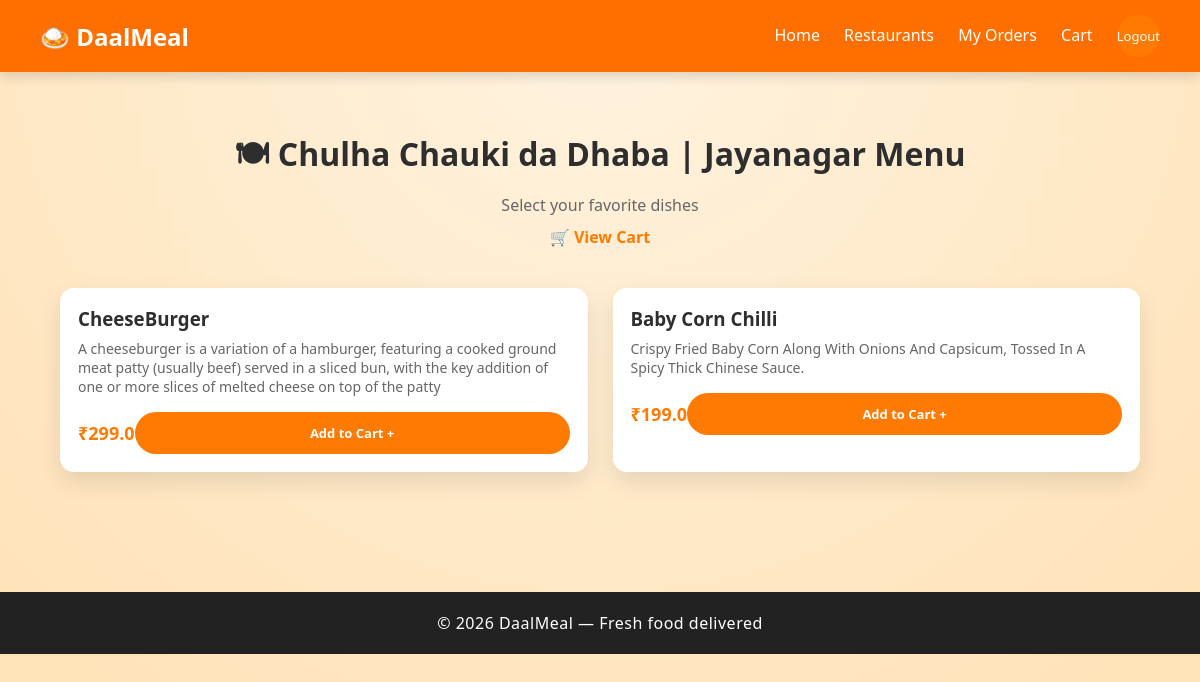
/customer/menu/8/, run on the app's committed database.
### delivery/models.py (models this page shows, shortened)
class Restaurant(models.Model):
    name = models.CharField(max_length=255)
    address = models.CharField(max_length=255)
    phone_number = models.CharField(max_length=15)
    cuisine_type = models.CharField(max_length=100)
    picture_url = models.URLField(blank=True, null=True, default='https://www.cntraveller.in/story/6-new-restaurants-to-try-in-bengaluru/')
    rating = models.FloatField(default=0.0)

class MenuItem(models.Model):
    restaurant = models.ForeignKey(
        Restaurant,
        on_delete=models.CASCADE,
        related_name="menu_items"
    )
    name = models.CharField(max_length=100)
    price = models.FloatField()
    description = models.CharField(max_length=255, blank=True)

### delivery/views.py (the view)
# urls.py: path('customer/menu/<int:restaurant_id>/', views.customer_menu, name='customer_menu'),
def customer_menu(request, restaurant_id):
    restaurant = Restaurant.objects.get(id=restaurant_id)
    menu_items = restaurant.menu_items.all()
    return render(request, "customer_menu.html", {
        "restaurant": restaurant,
        "menu_items": menu_items
    })

### delivery/Templates/customer_menu.html
{% extends "base.html" %}
{% block content %}
<div class="page-header">
    <h1>🍽 {{ restaurant.name }} Menu</h1>
    <p>Select your favorite dishes</p>
    <a href="{% url 'view_cart' %}" class="cart-link">
        🛒 View Cart
    </a>
</div>
<div class="menu-grid">
    {% for item in menu_items %}
        <div class="menu-card">
            <div class="menu-info">
                <h3>{{ item.name }}</h3>
                <p class="description">{{ item.description }}</p>
                <div class="menu-footer">
                    <span class="price">₹{{ item.price }}</span>
                    <a href="{% url 'add_to_cart' item.id %}" class="btn">
                        Add to Cart +
                    </a>
                </div>
            </div>
        </div>
    {% empty %}
        <p>No items available.</p>
    {% endfor %}
</div>
{% endblock %}

### delivery/static/css/style.css (style rules this page uses)
* { margin: 0; padding: 0; box-sizing: border-box; font-family: "Segoe UI", sans-serif; }
body { background: radial-gradient(circle at top, #fff3e0, #ffe0b2); min-height: 100vh; color: #2e2e2e; }
.page-header { text-align: center; margin-bottom: 40px; }
.page-header h1 { font-size: 32px; margin-bottom: 8px; }
.page-header p { color: #666; }
.btn { display: inline-block; padding: 10px 16px; background: #ff7a00; color: white; text-decoration: none; border-radius: 20px; font-size: 14px; }
.menu-grid { display: grid; grid-template-columns: repeat(auto-fit, minmax(260px, 1fr)); gap: 25px; }
.menu-card { background: #fff; border-radius: 14px; padding: 18px; box-shadow: 0 10px 25px rgba(0,0,0,0.1); transition: transform 0.2s ease, box-shadow 0.2s ease; }
.menu-info h3 { margin-bottom: 8px; }
.description { font-size: 14px; color: #666; margin-bottom: 16px; }
.menu-footer { display: flex; justify-content: space-between; align-items: center; }
.price { font-size: 18px; font-weight: bold; color: #ff7a00; }
.cart-link { display: inline-block; margin-top: 10px; text-decoration: none; color: #ff7a00; font-weight: bold; }
.price { font-weight: 600; color: #ff7a00; }
.btn { padding: 12px 22px; border-radius: 25px; text-decoration: none; font-weight: 600; font-size: 14px; }
.btn { flex: 1; text-align: center; padding: 10px 0; border-radius: 25px; font-size: 13px; font-weight: 600; color: white; text-decoration: none; transition: 0.2s ease; }
.btn { flex: 1; padding: 12px 0; border-radius: 25px; font-weight: 600; text-align: center; text-decoration: none; border: none; cursor: pointer; }

### data on the page
Restaurant: name "Chulha Chauki da Dhaba | Jayanagar"
MenuItem: name "CheeseBurger", description "A cheeseburger is a variation of a hamburger, featuring a cooked ground meat patty (usually beef) served in a sliced bun, with the key addition of one or more slices of melted cheese on top of the patty", price "299.0"
MenuItem: name "Baby Corn Chilli", description "Crispy Fried Baby Corn Along With Onions And Capsicum, Tossed In A Spicy Thick Chinese Sauce.", price "199.0"
